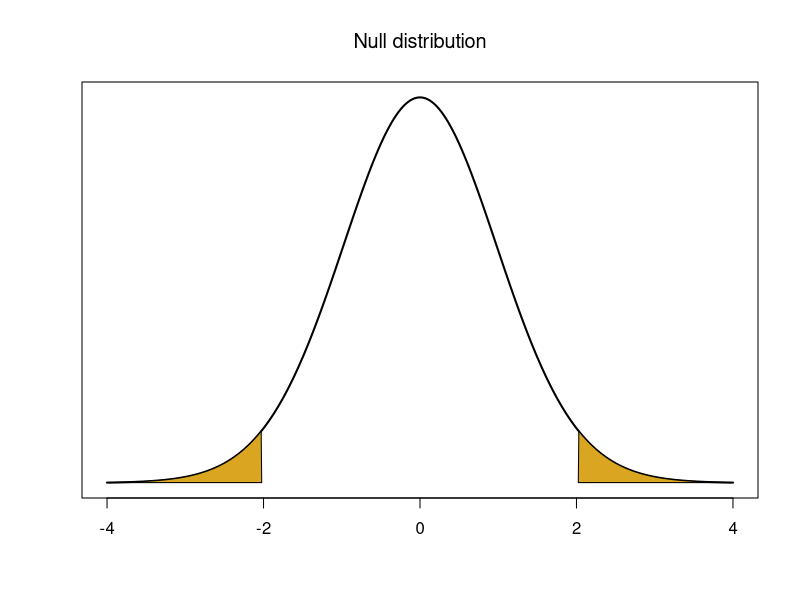
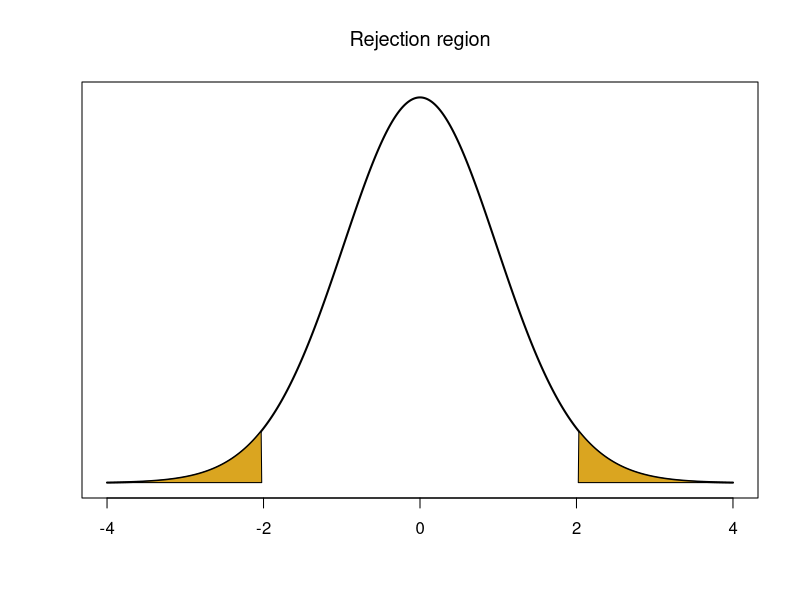
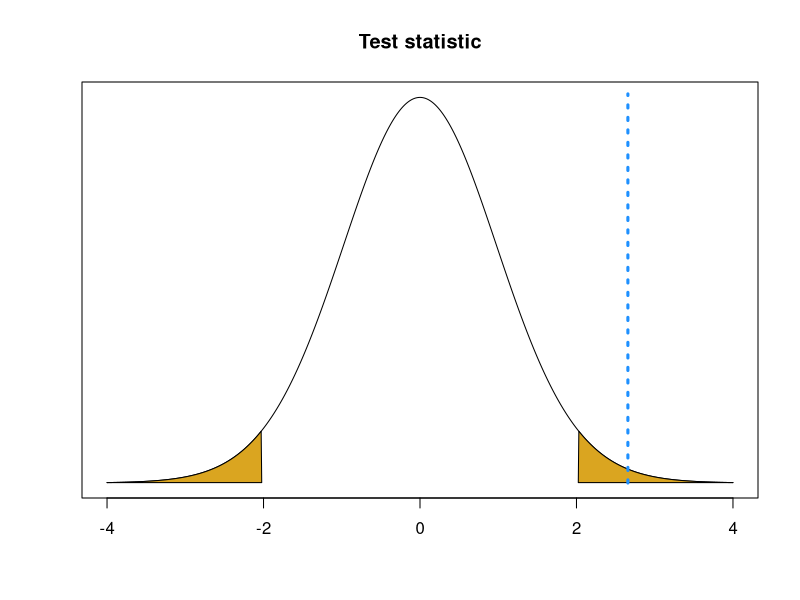
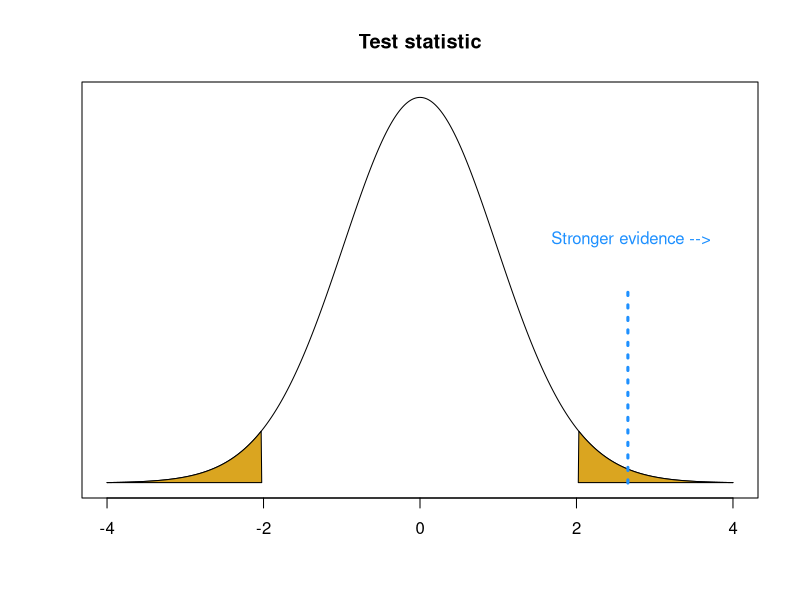
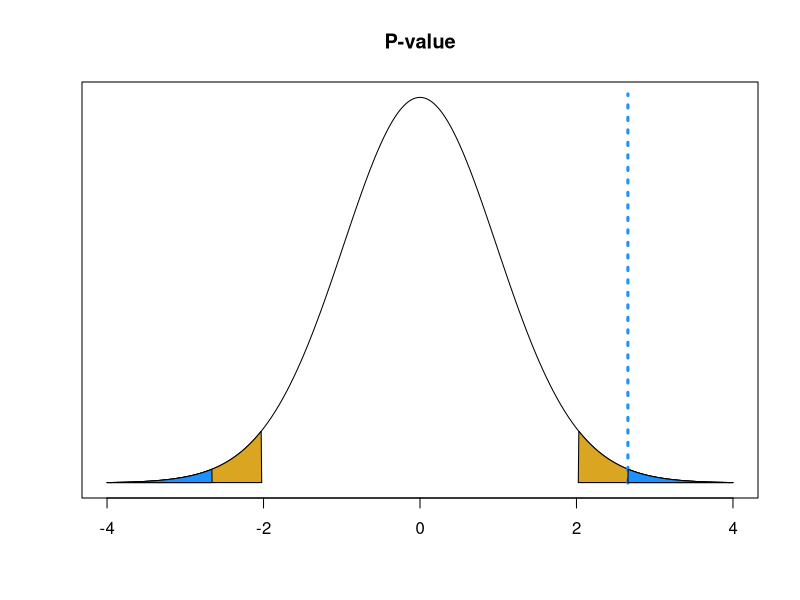
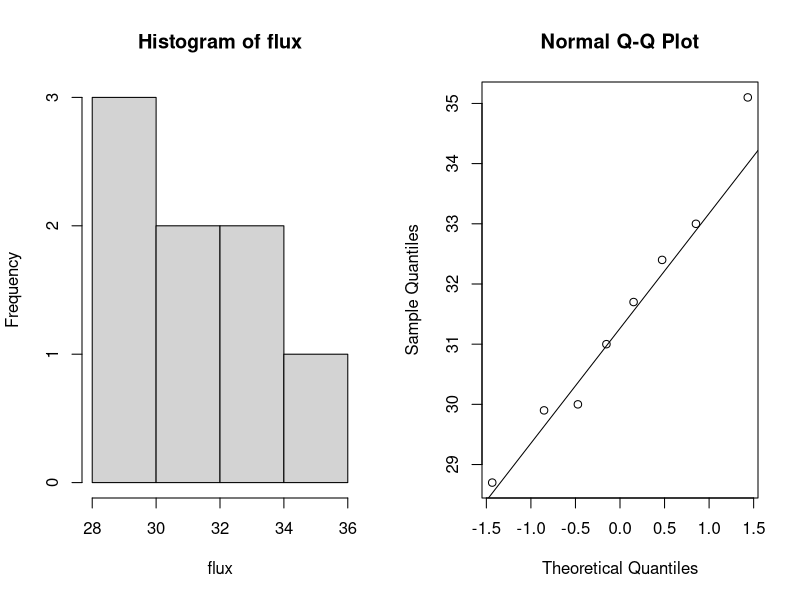
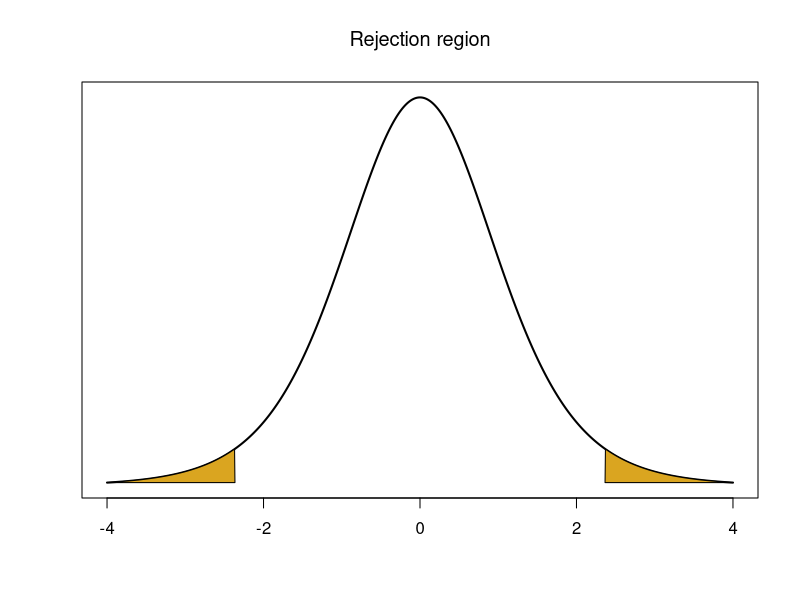
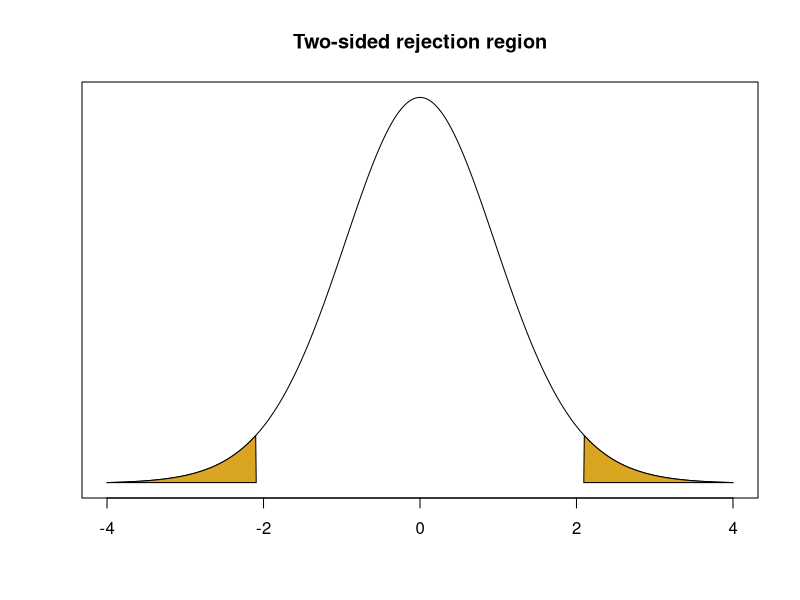

Generate these figures, in order, with R:
## ---- chunk 1
x <- seq(-4, 4, by = .01)
y <- dt(x, df = 39)

plot(x, y, type = "l", lwd = 2,
     ylab = "", yaxt = "n", xlab = "", 
     main = expression("Null distribution")) +
        polygon(c(x[x>=2.023], 2.023), c(y[x>=2.023], y[x==max(x)]), col="goldenrod") +
        polygon(c(x[x<=-2.023], -2.023), c(y[x<=-2.023], y[x==max(x)]), col="goldenrod")
## ---- chunk 2
x <- seq(-4, 4, by = .01)
y <- dt(x, df = 39)

plot(x, y, type = "l", lwd = 2,
     ylab = "", yaxt = "n", xlab = "", 
     main = expression("Rejection region")) +
        polygon(c(x[x>=2.023], 2.023), c(y[x>=2.023], y[x==max(x)]), col="goldenrod") +
        polygon(c(x[x<=-2.023], -2.023), c(y[x<=-2.023], y[x==max(x)]), col="goldenrod")
## ---- chunk 3
qt(0.025, df = 39)
qt(0.975, df = 39)
## ---- chunk 4
x <- seq(-4, 4, by = .01)
y <- dt(x, df = 39)

plot(x, y, type = "l",
     ylab = "", yaxt = "n", xlab = "", 
     main = "Test statistic") +
        polygon(c(x[x>=2.023], 2.023), c(y[x>=2.023], y[x==max(x)]), col="goldenrod") +
        polygon(c(x[x<=-2.023], -2.023), c(y[x<=-2.023], y[x==max(x)]), col="goldenrod")
segments(2.657, 0, 2.657, .4, lty = 3, lwd = 3, col = "dodgerblue")
## ---- chunk 5
x <- seq(-4, 4, by = .01)
y <- dt(x, df = 39)

plot(x, y, type = "l",
     ylab = "", yaxt = "n", xlab = "", 
     main = "Test statistic") +
        polygon(c(x[x>=2.023], 2.023), c(y[x>=2.023], y[x==max(x)]), col="goldenrod") +
        polygon(c(x[x<=-2.023], -2.023), c(y[x<=-2.023], y[x==max(x)]), col="goldenrod")
segments(2.657, 0, 2.657, .2, lty = 3, lwd = 3, col = "dodgerblue")
text(2.7, 0.25, "Stronger evidence -->", col = "dodgerblue")
## ---- chunk 6
x <- seq(-4, 4, by = .01)
y <- dt(x, df = 39)

plot(x, y, type = "l",
     ylab = "", yaxt = "n", xlab = "", 
     main = "P-value") +
        polygon(c(x[x>=2.023], 2.023), c(y[x>=2.023], y[x==max(x)]), col="goldenrod") +
        polygon(c(x[x<=-2.023], -2.023), c(y[x<=-2.023], y[x==max(x)]), col="goldenrod")
segments(2.657, 0, 2.657, .4, lty = 3, lwd = 3, col = "dodgerblue")
polygon(c(x[x>=2.657], 2.657), c(y[x>=2.657], y[x==max(x)]), col="dodgerblue") +
        polygon(c(x[x<=-2.657], -2.657), c(y[x<=-2.657], y[x==max(x)]), col="dodgerblue")

## ---- chunk 7
pt(-2.664, df = 39) + 
  pt(2.664, df = 39, lower.tail = F)
## ---- chunk 8
2*pt(2.664, df = 39, lower.tail = F)
## ---- chunk 9
flux <- c(28.7, 29.9, 30.0, 31.0, 31.7, 32.4, 33.0, 35.1)
## ---- chunk 10
par(mfrow = c(1, 2)) # View 2 plots at once

hist(flux)
qqnorm(flux); qqline(flux)

par(mfrow = c(1, 1))
## ---- chunk 11
mean(flux); sd(flux)
## ---- chunk 12
qt(0.025, df = 7)
qt(0.975, df = 7)
## ---- chunk 13
x <- seq(-4, 4, by = .01)
y <- dt(x, df = 7)

plot(x, y, type = "l", lwd = 2,
     ylab = "", yaxt = "n", xlab = "", 
     main = expression("Rejection region")) +
        polygon(c(x[x>=2.365], 2.365), c(y[x>=2.365], y[x==max(x)]), col="goldenrod") +
        polygon(c(x[x<=-2.365], -2.365), c(y[x<=-2.365], y[x==max(x)]), col="goldenrod")
## ---- chunk 14
2*pt(2.051, df = 7, lower.tail = F)
## ---- chunk 15
x <- seq(-4, 4, by = 0.01)
y <- dt(x, df = 19)

plot(x, y, type = "l",
     ylab = "", xlab = "", yaxt = "n",
     main = "Two-sided rejection region") +
        polygon(c(x[x>=2.093], 2.093), c(y[x>=2.093], y[x==max(x)]), col="goldenrod") +
        polygon(c(x[x<=-2.093], -2.093), c(y[x<=-2.093], y[x==max(x)]), col="goldenrod")
## ---- chunk 16
x <- seq(-4, 4, by = 0.01)
y <- dt(x, df = 19)

plot(x, y, type = "l",
     ylab = "", xlab = "", yaxt = "n",
     main = "One-sided rejection region") +
        polygon(c(x[x>=1.729], 1.729), c(y[x>=1.729], y[x==max(x)]), col="goldenrod")
## ---- chunk 17
qt(0.95, df = 19)
## ---- chunk 18
x <- seq(-4, 4, by = .01)
y <- dt(x, df = 19)

plot(x, y, type = "l",
     ylab = "", xlab = "", yaxt = "n",
     main = "One-sided test statistic") +
        polygon(c(x[x>=1.729], 1.729), c(y[x>=1.729], y[x==max(x)]), col="goldenrod") +
        segments(1.219, 0, 1.219, 0.4, lty = 3, lwd = 3, col = "dodgerblue")
## ---- chunk 19
pt(1.219, df = 19, lower.tail = F)
## ---- chunk 20
plot(x, y, type = "l",
     ylab = "", xlab = "", yaxt = "n",
     main = "One-sided p-value") +
        polygon(c(x[x>=1.729], 1.729), c(y[x>=1.729], y[x==max(x)]), col="goldenrod") +
        segments(1.219, 0, 1.219, .4, lty = 3, lwd = 3, col = "dodgerblue") +
        polygon(c(x[x>=1.219], 1.219), c(y[x>=1.219], y[x==max(x)]), col="dodgerblue")
## ---- chunk 21
par(mar = c(3, 1, 2, 1))

x <- seq(-4, 4, by = .01)
y <- dt(x, df = 19)
par(mfrow = c(1, 2))

plot(x, y, type = "l",
     ylab = "", xlab = "", yaxt = "n",
     main = "One-sided rejection region") +
        polygon(c(x[x>=1.729], 1.729), c(y[x>=1.729], y[x==max(x)]), col="goldenrod") +
        segments(1.219, 0, 1.219, 0.4, lty = 3, lwd = 3, col = "dodgerblue")

plot(x, y, type = "l",
     ylab = "", xlab = "", yaxt = "n",
     main = "Two-sided rejection region") +
        polygon(c(x[x>=2.093], 2.093), c(y[x>=2.093], y[x==max(x)]), col="goldenrod") +
        polygon(c(x[x<=-2.093], -2.093), c(y[x<=-2.093], y[x==max(x)]), col="goldenrod") +
        segments(1.219, 0, 1.219, .4, lty = 3, lwd = 3, col = "dodgerblue")


plot(x, y, type = "l",
     ylab = "", xlab = "", yaxt = "n",
     main = "One-sided p-value") +
        polygon(c(x[x>=1.729], 1.729), c(y[x>=1.729], y[x==max(x)]), col="goldenrod") +
        segments(1.219, 0, 1.219, .4, lty = 3, lwd = 3, col = "dodgerblue") +
        polygon(c(x[x>=1.219], 1.219), c(y[x>=1.219], y[x==max(x)]), col="dodgerblue")
text(2.8, 0.2, "p = 0.119", col = "dodgerblue")

plot(x, y, type = "l",
     ylab = "", xlab = "", yaxt = "n",
     main = "Two-sided p-value") +
        polygon(c(x[x>=2.093], 2.093), c(y[x>=2.093], y[x==max(x)]), col="goldenrod") +
        polygon(c(x[x<=-2.093], -2.093), c(y[x<=-2.093], y[x==max(x)]), col="goldenrod") +
        segments(1.219, 0, 1.219, .4, lty = 3, lwd = 3, col = "dodgerblue") +
        polygon(c(x[x>=1.219], 1.219), c(y[x>=1.219], y[x==max(x)]), col="dodgerblue") +
        polygon(c(x[x<=-1.219], -1.219), c(y[x<=-1.219], y[x==max(x)]), col="dodgerblue")
text(2.8, 0.2, "p = 0.238", col = "dodgerblue")
## ---- chunk 22
x <- seq(-4, 4, by = 0.01)
y <- dnorm(x)

plot(x, y, type = "l", lwd = 2,
     ylab = "", yaxt = "n", xlab = "", 
     main = expression("Rejection region")) +
        polygon(c(x[x>=1.96], 1.96), c(y[x>=1.96], y[x==max(x)]), col="goldenrod") +
        polygon(c(x[x<=-1.96], -1.96), c(y[x<=-1.96], y[x==max(x)]), col="goldenrod")
## ---- chunk 23
qnorm(0.025)
qnorm(0.975)
## ---- chunk 24
x <- seq(-4, 4, by = 0.01)
y <- dnorm(x)

plot(x, y, type = "l", lwd = 2,
     ylab = "", yaxt = "n", xlab = "", 
     main = expression("Rejection region")) +
        polygon(c(x[x>=1.96], 1.96), c(y[x>=1.96], y[x==max(x)]), col="goldenrod") +
        polygon(c(x[x<=-1.96], -1.96), c(y[x<=-1.96], y[x==max(x)]), col="goldenrod")
segments(2.664, 0, 2.664, .4, lty = 3, lwd = 3, col = "dodgerblue")
## ---- chunk 25
x <- seq(-4, 4, by = 0.01)
y <- dnorm(x)

plot(x, y, type = "l", lwd = 2,
     ylab = "", yaxt = "n", xlab = "", 
     main = expression("Rejection region")) +
        polygon(c(x[x>=1.96], 1.96), c(y[x>=1.96], y[x==max(x)]), col="goldenrod") +
        polygon(c(x[x<=-1.96], -1.96), c(y[x<=-1.96], y[x==max(x)]), col="goldenrod")
segments(2.664, 0, 2.664, .4, lty = 3, lwd = 3, col = "dodgerblue")
polygon(c(x[x>=2.664], 2.664), c(y[x>=2.664], y[x==max(x)]), col="dodgerblue") +
        polygon(c(x[x<=-2.664], -2.664), c(y[x<=-2.664], y[x==max(x)]), col="dodgerblue")
## ---- chunk 26
2*pnorm(2.664, lower.tail = F)
